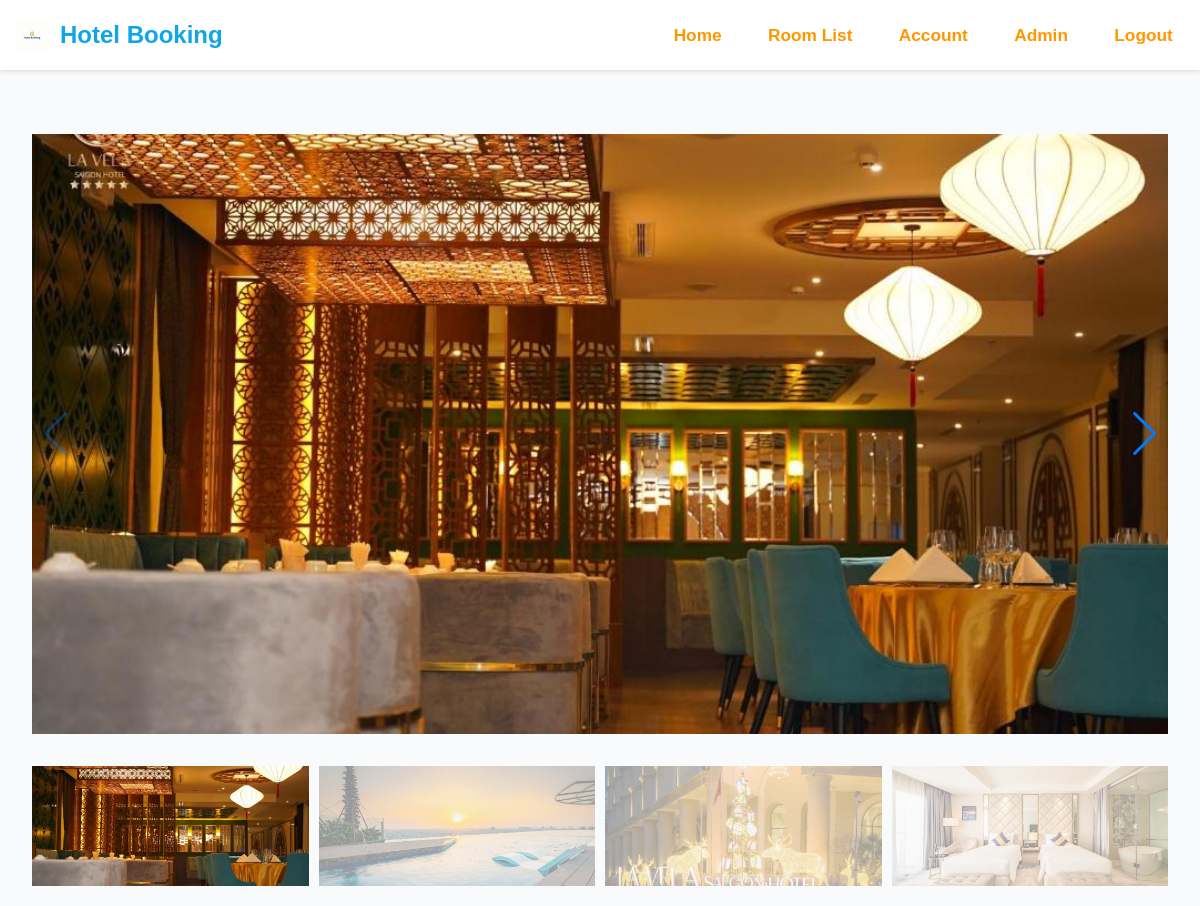
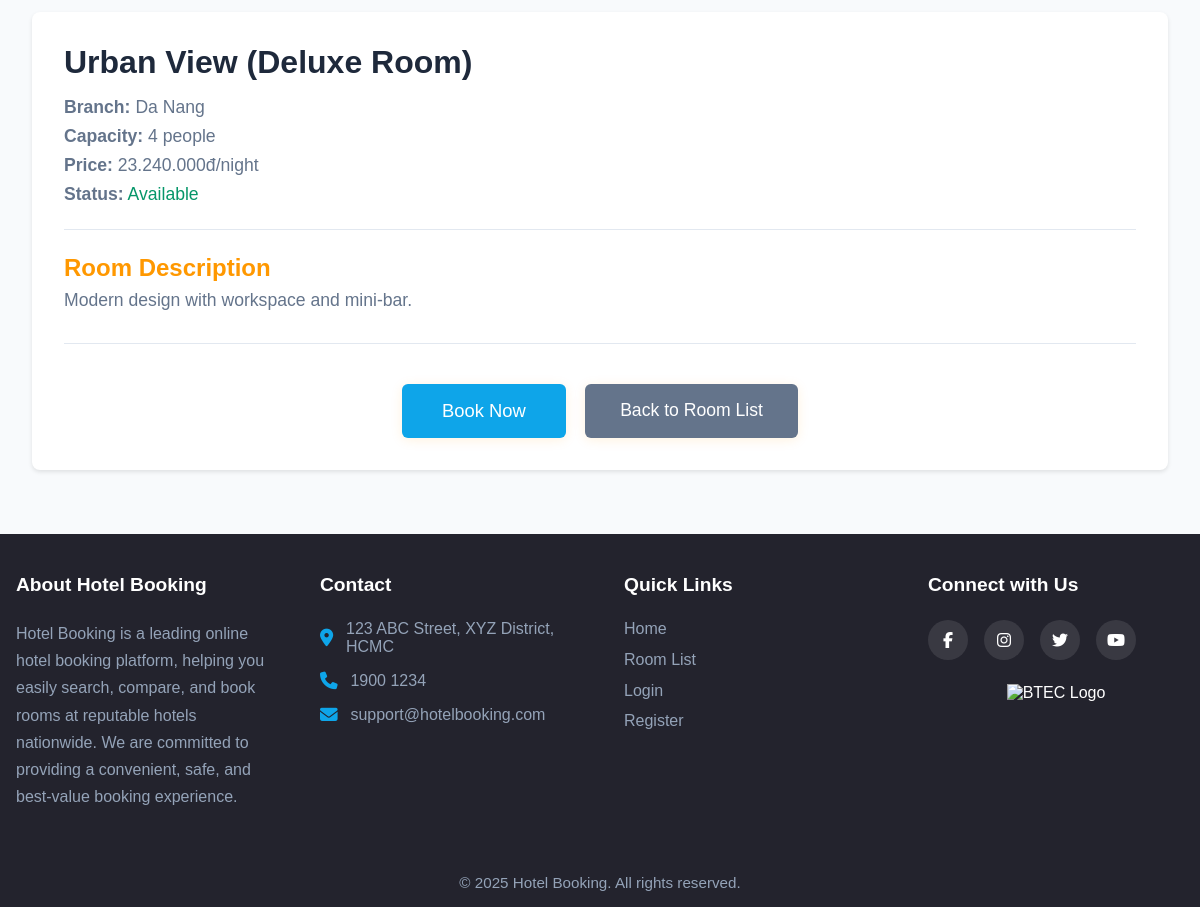
Screenshot of /hotel-booking/pages/room_detail.php?id=12 (signed in) with the database file from the repository (2 pictures, top to bottom).
### tables this page shows
CREATE TABLE `room_images` (
  `ImageID` int(11) NOT NULL,
  `RoomID` int(11) NOT NULL,
  `ImagePath` varchar(255) NOT NULL,
  `IsMain` tinyint(1) DEFAULT 0,
  `CreatedAt` timestamp NOT NULL DEFAULT current_timestamp()
);

CREATE TABLE `rooms` (
  `RoomID` int(11) NOT NULL,
  `RoomTypeID` int(11) DEFAULT NULL,
  `BranchID` int(11) DEFAULT NULL,
  `RoomNumber` varchar(20) DEFAULT NULL,
  `Capacity` int(11) DEFAULT NULL,
  `PricePerNight` decimal(10,2) DEFAULT NULL,
  `Description` text DEFAULT NULL
);

CREATE TABLE `roomtypes` (
  `RoomTypeID` int(11) NOT NULL,
  `TypeName` varchar(50) DEFAULT NULL
);

CREATE TABLE `branches` (
  `BranchID` int(11) NOT NULL,
  `BranchName` varchar(100) DEFAULT NULL,
  `Address` varchar(255) DEFAULT NULL
);

### hotel-booking/pages/room_detail.php (the view, shortened to what this page needs)
<?php include '../includes/header.php'; ?>
<?php require_once '../config/db.php'; ?>
<?php
$roomID = isset($_GET['id']) ? (int)$_GET['id'] : 0;
$sql = "SELECT r.*, rt.TypeName, b.BranchName,
        CASE
            WHEN EXISTS (
                SELECT 1 FROM bookings
                WHERE RoomID = r.RoomID
                AND Status = 'approved'
                AND CURRENT_DATE BETWEEN CheckInDate AND CheckOutDate
            ) THEN 'booked'
            ELSE 'available'
        END as Status
        FROM rooms r
        JOIN roomtypes rt ON r.RoomTypeID = rt.RoomTypeID
        JOIN branches b ON r.BranchID = b.BranchID
        WHERE r.RoomID = ?";
$stmt = $pdo->prepare($sql);
$stmt->execute([$roomID]);
$room = $stmt->fetch();
$stmt = $pdo->prepare('SELECT * FROM room_images WHERE RoomID = ? ORDER BY IsMain DESC, ImageID ASC');
$stmt->execute([$roomID]);
$images = $stmt->fetchAll();
$isAvailable = $room['Status'] == 'available';
?>
<link rel="stylesheet" href="https://cdn.jsdelivr.net/npm/swiper@11/swiper-bundle.min.css" />
<main>
    <div class="room-detail">
        <?php if (!empty($images)): ?>
        <div class="swiper main-swiper">
            <div class="swiper-wrapper">
                <?php foreach ($images as $image): ?>
                <div class="swiper-slide">
                    <img src="../assets/images/<?= htmlspecialchars($image['ImagePath']) ?>"
                         alt="Phòng <?= htmlspecialchars($room['RoomNumber']) ?>">
                </div>
                <?php endforeach; ?>
            </div>
            <div class="swiper-button-next"></div>
        </div>
        <div class="swiper thumbnail-swiper">
            <div class="swiper-wrapper">
                <?php foreach ($images as $image): ?>
                <div class="swiper-slide">
                    <img src="../assets/images/<?= htmlspecialchars($image['ImagePath']) ?>"
                         alt="Thumbnail"
                         style="width:100%; height:100%; object-fit:cover;">
                </div>
                <?php endforeach; ?>
            </div>
        </div>
        <?php endif; ?>
        <div class="room-info">
            <h1><?= htmlspecialchars($room['RoomNumber']) ?> (<?= htmlspecialchars($room['TypeName']) ?>)</h1>
            <div class="room-meta">
                <p><strong>Branch:</strong> <?= htmlspecialchars($room['BranchName']) ?></p>
                <p><strong>Capacity:</strong> <?= htmlspecialchars($room['Capacity']) ?> people</p>
                <p><strong>Price:</strong> <?= number_format($room['PricePerNight'], 0, ',', '.') ?>đ/night</p>
                <p>
                    <strong>Status:</strong>
                    <span style="color:<?= $isAvailable ? '#059669' : '#dc2626' ?>;">
                        <?= $isAvailable ? 'Available' : 'Booked' ?>
                    </span>
                </p>
            </div>
            <?php if (!empty($room['Description'])): ?>
            <div class="room-description">
                <h2>Room Description</h2>
                <p style="white-space: pre-line;"><?= htmlspecialchars($room['Description']) ?></p>
            </div>
            <?php endif; ?>
            <div class="room-actions" style="display:flex; gap:1.2rem; justify-content:center; margin-top:2.5rem;">
              <a href="booking.php?room=<?= $roomID ?>" class="btn btn-cta" style="font-size:1.15rem; padding:1rem 2.5rem;">Book Now</a>
              <a href="rooms.php" class="btn" style="background:#64748b; color:#fff; font-size:1.1rem; padding:1rem 2.2rem;">Back to Room List</a>
            </div>
        </div>
    </div>
</main>
<?php include '../includes/footer.php'; ?>

### hotel-booking/assets/style.css (style rules this page uses)
* { margin: 0; padding: 0; box-sizing: border-box; }
html { height: 100%; }
body { font-family: 'Poppins', Arial, Helvetica, sans-serif; background: #f8fafc; color: #1e293b; margin: 0; padding: 0; }
h1, h2, h3, h4, h5, h6 { font-family: 'Poppins', Arial, Helvetica, sans-serif; color: #ff9800; font-weight: 700; margin-top: 0; }
a { color: #0ea5e9; text-decoration: none; transition: color 0.2s; }
.btn, button { font-family: 'Poppins', Arial, Helvetica, sans-serif; font-weight: 600; border-radius: 14px; padding: 0.9rem 2.2rem; background: linear-gradient(90deg, #ff9800 0%, #ff5722 100%); color: #fff; border: 2px solid rgba(255,255,255,0.18); box-shadow: 0 2px 12px rgba(255,152,0,0.13); cursor: pointer; transition: background 0.2s, color 0.2s, box-shadow 0.2s, transform 0.15s; outline: none; }
main { flex: 1; width: 100%; max-width: 1200px; margin: 0 auto; padding: 2rem 1rem; }
.btn { display: inline-block; padding: 0.75rem 1.5rem; background: #0ea5e9; color: white; text-decoration: none; border-radius: 6px; font-weight: 500; transition: background-color 0.2s; border: none; cursor: pointer; font-size: 0.95rem; }

### hotel-booking/pages/room_detail.php (style rules this page uses)
.swiper { width: 100%; height: 600px; margin-bottom: 2rem; }
.swiper-slide img { width: 100%; height: 100%; object-fit: cover; }
.room-detail { max-width: 1400px; margin: 2rem auto; padding: 0 1rem; }
.room-info { background: white; padding: 2rem; border-radius: 8px; box-shadow: 0 2px 4px rgba(0,0,0,0.1); margin-top: 2rem; }
.room-info h1 { color: #1e293b; margin-bottom: 1rem; }
.room-info p { color: #64748b; margin: 0.5rem 0; font-size: 1.1rem; }
.room-description { margin: 1.5rem 0; padding: 1.5rem 0; border-top: 1px solid #e2e8f0; border-bottom: 1px solid #e2e8f0; }
.room-actions { margin-top: 2rem; display: flex; gap: 1rem; }
.thumbnail-swiper { height: 120px; margin-top: 1rem; }
.thumbnail-swiper .swiper-slide { opacity: 0.4; cursor: pointer; }
.thumbnail-swiper .swiper-slide-thumb-active { opacity: 1; }

### rows the page displays
room_images: ImagePath (picture)
room_images: ImagePath (picture)
room_images: ImagePath (picture)
room_images: ImagePath (picture)
rooms: RoomNumber "Urban View", RoomTypeID.TypeName "Deluxe Room", BranchID.BranchName "Da Nang", Capacity "4", PricePerNight "23.240.000", Description "Modern design with workspace and mini-bar."
